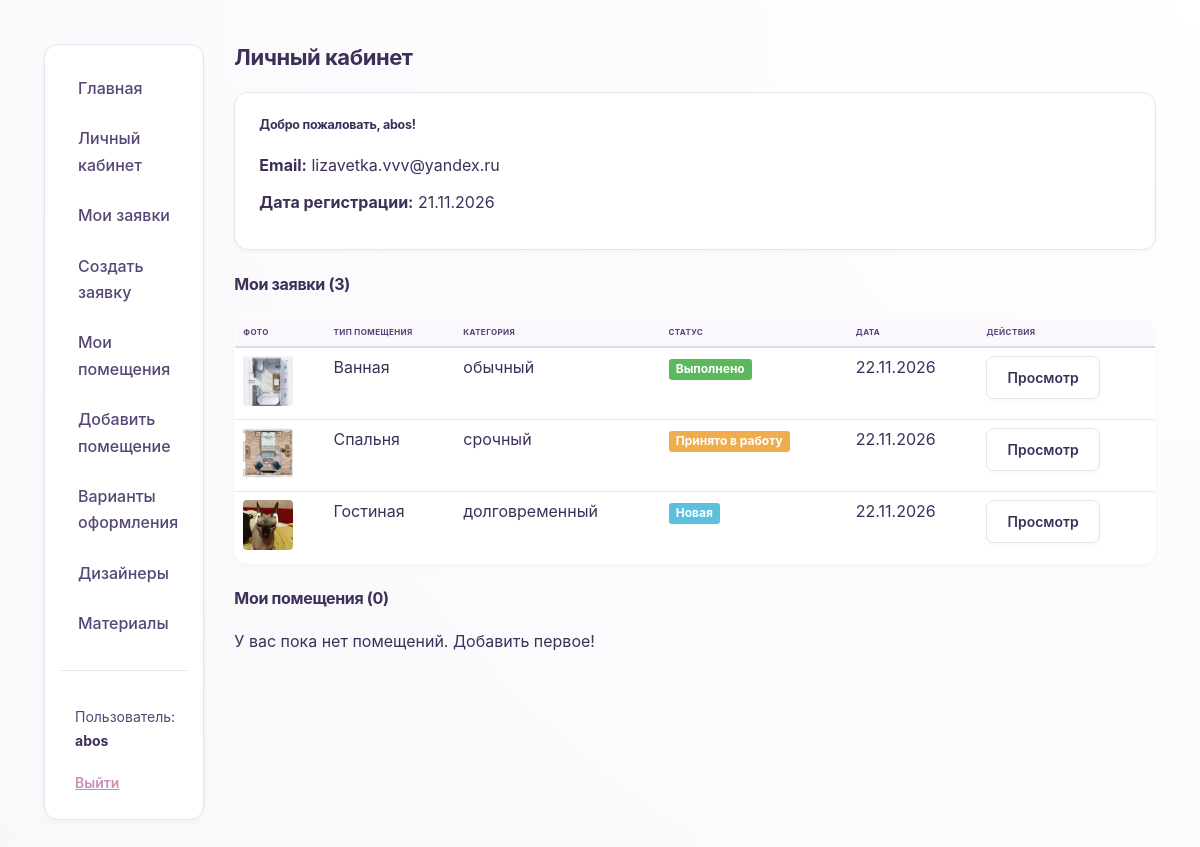
/user-cabinet/ (signed in), run on an earlier commit of the app's database.
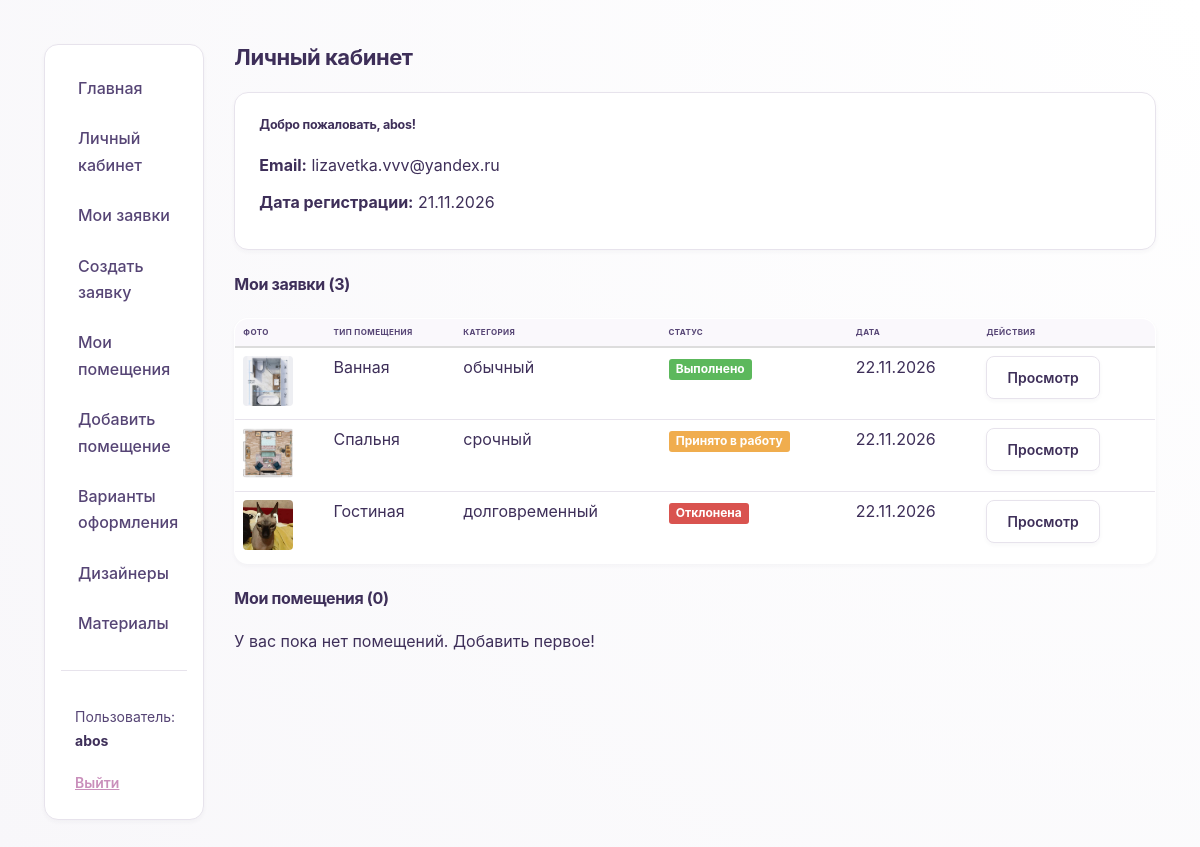
And on a later commit of the database.
### studio/models.py (models this page shows, shortened)
class Request(models.Model):
    STATUS_CHOICES = [
        ('new', 'Новая'),
        ('in_progress', 'Принято в работу'),
        ('done', 'Выполнено'),
        ('rejected', 'Отклонена'),
    ]
    user = models.ForeignKey(User, on_delete=models.CASCADE, verbose_name="Пользователь")
    title = models.CharField(max_length=200, verbose_name="Название")
    category = models.ForeignKey(Category, on_delete=models.SET_NULL, null=True, verbose_name="Категория")
    room_type = models.CharField(
        max_length=20,
        choices=[
            ('bedroom', 'Спальня'),
            ('bathroom', 'Ванная'),
            ('kitchen', 'Кухня'),
            ('living_room', 'Гостиная'),
            ('office', 'Офис'),
            ('other', 'Другое'),
        ],
        default='other',
        verbose_name="Тип помещения"
    )
    message = models.TextField(verbose_name="Описание")
    photo = models.ImageField(upload_to='request_photos/', verbose_name="Фото помещения или план")
    design_image = models.ImageField(upload_to='design_images/', blank=True, null=True, verbose_name="Изображение готового дизайна")
    status = models.CharField(max_length=20, choices=STATUS_CHOICES, default='new', verbose_name="Статус")
    created_at = models.DateTimeField(auto_now_add=True, verbose_name="Дата создания")
    updated_at = models.DateTimeField(auto_now=True, verbose_name="Дата обновления")
    designer_comment = models.TextField(
        blank=True,
        null=True,
        verbose_name="Комментарий дизайнера",
        help_text="Опишите, что было сделано или какие есть нюансы"
    )
    class Meta:
        ordering = ['-created_at']
        verbose_name = "Заявка"
        verbose_name_plural = "Заявки"

class Category(models.Model):
    name = models.CharField(max_length=100, verbose_name="Название категории")
    description = models.TextField(blank=True, verbose_name="Описание")
    class Meta:
        ordering = ['name']
        verbose_name = "Категория заявки"
        verbose_name_plural = "Категории заявок"
    def __str__(self):
        return self.name

### studio/views.py (the view)
# urls.py: path('user-cabinet/', views.user_cabinet, name='user-cabinet'),
@login_required
def user_cabinet(request):
    user_requests = Request.objects.filter(user=request.user).order_by('-created_at')
    user_rooms = Room.objects.filter(user=request.user).order_by('-created_at')
    context = {
        'user_requests': user_requests,
        'user_rooms': user_rooms,
    }
    return render(request, 'studio/user_cabinet.html', context)

### studio/templates/studio/user_cabinet.html
{% extends "base_generic.html" %}
{% block content %}
<h1>Личный кабинет</h1>
<div class="panel">
    <h3>Добро пожаловать, {{ user.username }}!</h3>
    <p><strong>Email:</strong> {{ user.email|default:"Не указан" }}</p>
    <p><strong>Дата регистрации:</strong> {{ user.date_joined|date:"d.m.Y" }}</p>
</div>
<h2>Мои заявки ({{ user_requests|length }})</h2>
{% if user_requests %}
<table class="table">
    <thead>
        <tr>
            <th>Фото</th>
            <th>Тип помещения</th>
            <th>Категория</th>
            <th>Статус</th>
            <th>Дата</th>
            <th>Действия</th>
        </tr>
    </thead>
    <tbody>
        {% for req in user_requests %}
        <tr>
            <td>
                {% if req.photo %}
                    <img src="{{ req.photo.url }}" alt="Фото" style="width: 50px; height: 50px; object-fit: cover; border-radius: 4px;">
                {% else %}
                    <span style="color: #999;">—</span>
                {% endif %}
            </td>
            <td>{{ req.get_room_type_display }}</td>
            <td>{{ req.category|default:"—" }}</td>
            <td>
                {% if req.status == 'new' %}
                    <span class="label label-info">Новая</span>
                {% elif req.status == 'in_progress' %}
                    <span class="label label-warning">Принято в работу</span>
                {% elif req.status == 'done' %}
                    <span class="label label-success">Выполнено</span>
                {% elif req.status == 'rejected' %}
                    <span class="label label-danger">Отклонена</span>
                {% endif %}
            </td>
            <td>{{ req.created_at|date:"d.m.Y" }}</td>
            <td>
                <a href="{% url 'request-detail' req.id %}" class="btn btn-sm btn-default">Просмотр</a>
            </td>
        </tr>
        {% endfor %}
    </tbody>
</table>
{% else %}
<p>У вас пока нет заявок. <a href="{% url 'request-create' %}">Создать первую!</a></p>
{% endif %}
<h2>Мои помещения ({{ user_rooms|length }})</h2>
{% if user_rooms %}
<table class="table">
    <thead>
        <tr>
            <th>Название</th>
            <th>Тип</th>
            <th>Статус</th>
            <th>Действия</th>
        </tr>
    </thead>
    <tbody>
        {% for room in user_rooms %}
        <tr>
            <td><a href="{% url 'room-detail' room.id %}">{{ room.title }}</a></td>
            <td>{{ room.get_room_type_display }}</td>
            <td>{{ room.get_status_display }}</td>
            <td>
                <a href="{% url 'room-update' room.id %}" class="btn btn-sm btn-default">Редактировать</a>
            </td>
        </tr>
        {% endfor %}
    </tbody>
</table>
{% else %}
<p>У вас пока нет помещений. <a href="{% url 'room-create' %}">Добавить первое!</a></p>
{% endif %}
{% endblock %}

What changed in the data, as far as the page shows it:
changed Request "Гостиная": status "Новая" → "Отклонена"
